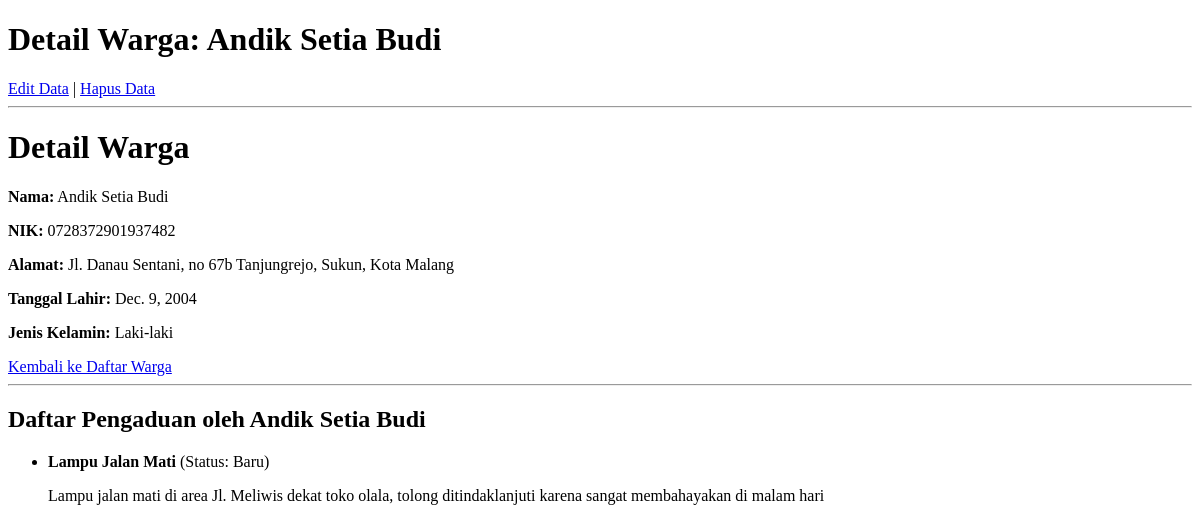
/warga/3/, run on an earlier commit of the app's database.
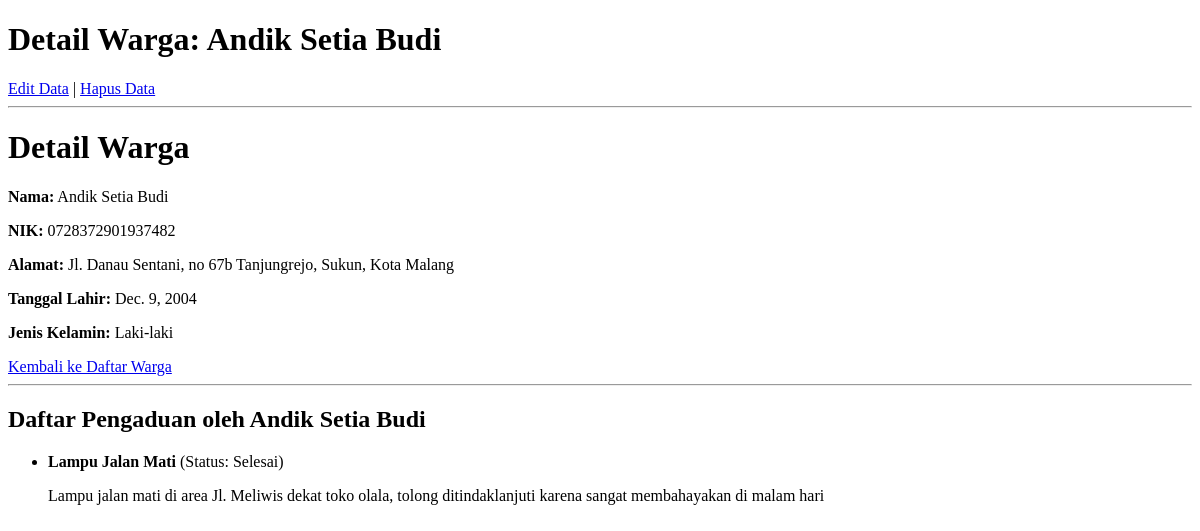
And on a later commit of the database.
### warga/models.py (models this page shows, shortened)
class Pengaduan(models.Model):
    STATUS_CHOICES = [
        ('BARU', 'Baru'),
        ('DIPROSES', 'Diproses'),
        ('SELESAI', 'Selesai'),
    ]
    judul = models.CharField(max_length=200)
    deskripsi = models.TextField()
    status = models.CharField(max_length=10, choices=STATUS_CHOICES, default='BARU')
    tanggal_lapor = models.DateTimeField(auto_now_add=True)
    pelapor = models.ForeignKey(Warga, on_delete=models.CASCADE, related_name='pengaduan')

### warga/views.py (the view)
# urls.py: path('<int:pk>/', WargaDetailView.as_view(), name='warga-detail'),
class WargaDetailView(DetailView):
    model = Warga
    template_name = 'warga/warga_detail.html'
    context_object_name = 'warga'

### warga/templates/warga/warga_detail.html (shortened to what this page needs)
<!DOCTYPE html>
<html>
<head>
</head>
<body>
    <h1>Detail Warga: {{ warga.nama_lengkap }}</h1>
    <a href="{% url 'warga-edit' warga.pk %}">Edit Data</a> |
    <a href="{% url 'warga-hapus' warga.pk %}">Hapus Data</a>
    <hr>
    <h1>Detail Warga</h1>
    <p><strong>Nama:</strong> {{ warga.nama_lengkap }}</p>
    <p><strong>NIK:</strong> {{ warga.nik }}</p>
    <p><strong>Alamat:</strong> {{ warga.alamat }}</p>
    <p><strong>Tanggal Lahir:</strong> {{ warga.tanggal_lahir }}</p>
    <p><strong>Jenis Kelamin:</strong> {{ warga.jenis_kelamin }}</p>
    <a href="{% url 'warga-list' %}">Kembali ke Daftar Warga</a>
    <hr>
    <h2>Daftar Pengaduan oleh {{ object.nama_lengkap }}</h2>
    <ul>
        {% for aduan in object.pengaduan.all %}
        <li>
            <strong>{{ aduan.judul }}</strong> (Status: {{ aduan.get_status_display }})
            <p>{{ aduan.deskripsi }}</p>
        </li>
        {% empty %}
        <li>Warga ini belum pernah membuat pengaduan.</li>
        {% endfor %}
    </ul>
</body>
</html>

What changed in the data, as far as the page shows it:
changed Pengaduan "Lampu Jalan Mati": status "Baru" → "Selesai"
